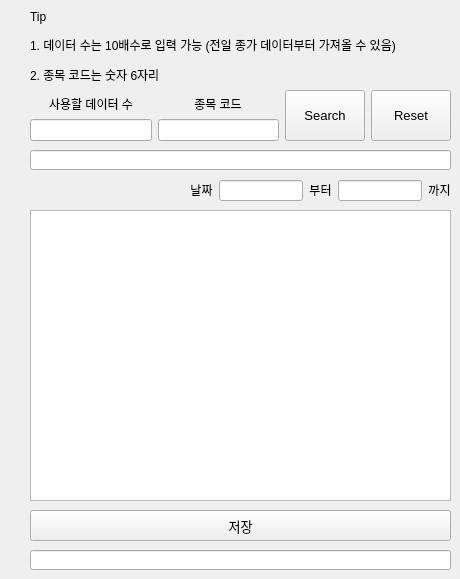
      <widget class="QWidget" name="tab_2">
       <attribute name="title">
        <string>데이터 검색 및 추출</string>
       </attribute>
       <widget class="QLabel" name="tips2">
        <property name="geometry">
         <rect>
          <x>30</x>
          <y>10</y>
          <width>421</width>
          <height>71</height>
         </rect>
        </property>
        <property name="sizePolicy">
         <sizepolicy hsizetype="Fixed" vsizetype="Fixed">
          <horstretch>0</horstretch>
          <verstretch>0</verstretch>
         </sizepolicy>
        </property>
        <property name="font">
         <font>
          <pointsize>9</pointsize>
          <stylestrategy>PreferAntialias</stylestrategy>
         </font>
        </property>
        <property name="frameShape">
         <enum>QFrame::NoFrame</enum>
        </property>
        <property name="frameShadow">
         <enum>QFrame::Plain</enum>
        </property>
        <property name="text">
         <string>&lt;html&gt;&lt;head/&gt;&lt;body&gt;&lt;p&gt;Tip&lt;/p&gt;&lt;p&gt;1. 데이터 수는 10배수로 입력 가능 (전일 종가 데이터부터 가져올 수 있음)&lt;/p&gt;&lt;p&gt;2. 종목 코드는 숫자 6자리&lt;/p&gt;&lt;/body&gt;&lt;/html&gt;</string>
        </property>
        <property name="textFormat">
         <enum>Qt::AutoText</enum>
        </property>
        <property name="alignment">
         <set>Qt::AlignLeading|Qt::AlignLeft|Qt::AlignVCenter</set>
        </property>
       </widget>
       <widget class="QPushButton" name="save_btn2">
        <property name="geometry">
         <rect>
          <x>30</x>
          <y>510</y>
          <width>421</width>
          <height>31</height>
         </rect>
        </property>
        <property name="sizePolicy">
         <sizepolicy hsizetype="Maximum" vsizetype="Ignored">
          <horstretch>0</horstretch>
          <verstretch>0</verstretch>
         </sizepolicy>
        </property>
        <property name="font">
         <font>
          <pointsize>10</pointsize>
          <stylestrategy>PreferAntialias</stylestrategy>
         </font>
        </property>
        <property name="autoFillBackground">
         <bool>false</bool>
        </property>
        <property name="text">
         <string>저장</string>
        </property>
       </widget>
       <widget class="QWidget" name="horizontalLayoutWidget_6">
        <property name="geometry">
         <rect>
          <x>30</x>
          <y>90</y>
          <width>421</width>
          <height>51</height>
         </rect>
        </property>
        <layout class="QHBoxLayout" name="horizontalLayout2_1">
         <item>
          <layout class="QHBoxLayout" name="horizontalLayout2_3">
           <item>
            <layout class="QVBoxLayout" name="verticalLayout2_1">
             <item alignment="Qt::AlignHCenter|Qt::AlignBottom">
              <widget class="QLabel" name="label2_1">
               <property name="sizePolicy">
                <sizepolicy hsizetype="Fixed" vsizetype="Fixed">
                 <horstretch>0</horstretch>
                 <verstretch>0</verstretch>
                </sizepolicy>
               </property>
               <property name="font">
                <font>
                 <pointsize>9</pointsize>
                 <stylestrategy>PreferAntialias</stylestrategy>
                </font>
               </property>
               <property name="text">
                <string>사용할 데이터 수</string>
               </property>
               <property name="alignment">
                <set>Qt::AlignCenter</set>
               </property>
              </widget>
             </item>
             <item>
              <widget class="QLineEdit" name="data_len2">
               <property name="sizePolicy">
                <sizepolicy hsizetype="Ignored" vsizetype="Ignored">
                 <horstretch>0</horstretch>
                 <verstretch>0</verstretch>
                </sizepolicy>
               </property>
               <property name="inputMethodHints">
                <set>Qt::ImhNone</set>
               </property>
               <property name="text">
                <string/>
               </property>
               <property name="alignment">
                <set>Qt::AlignCenter</set>
               </property>
              </widget>
             </item>
            </layout>
           </item>
           <item>
            <layout class="QVBoxLayout" name="verticalLayout2_2">
             <item alignment="Qt::AlignHCenter|Qt::AlignBottom">
              <widget class="QLabel" name="label2_2">
               <property name="sizePolicy">
                <sizepolicy hsizetype="Fixed" vsizetype="Fixed">
                 <horstretch>0</horstretch>
                 <verstretch>0</verstretch>
                </sizepolicy>
               </property>
               <property name="font">
                <font>
                 <pointsize>9</pointsize>
                 <stylestrategy>PreferAntialias</stylestrategy>
                </font>
               </property>
               <property name="text">
                <string>종목 코드</string>
               </property>
               <property name="alignment">
                <set>Qt::AlignCenter</set>
               </property>
              </widget>
             </item>
             <item>
              <widget class="QLineEdit" name="stock_num2">
               <property name="sizePolicy">
                <sizepolicy hsizetype="Ignored" vsizetype="Ignored">
                 <horstretch>0</horstretch>
                 <verstretch>0</verstretch>
                </sizepolicy>
               </property>
               <property name="inputMethodHints">
                <set>Qt::ImhNone</set>
               </property>
               <property name="text">
                <string/>
               </property>
               <property name="alignment">
                <set>Qt::AlignCenter</set>
               </property>
              </widget>
             </item>
            </layout>
           </item>
          </layout>
         </item>
         <item>
          <widget class="QPushButton" name="Search_btn2">
           <property name="sizePolicy">
            <sizepolicy hsizetype="Maximum" vsizetype="Ignored">
             <horstretch>0</horstretch>
             <verstretch>0</verstretch>
            </sizepolicy>
           </property>
           <property name="font">
            <font>
             <pointsize>10</pointsize>
             <stylestrategy>PreferAntialias</stylestrategy>
            </font>
           </property>
           <property name="autoFillBackground">
            <bool>false</bool>
           </property>
           <property name="text">
            <string>Search</string>
           </property>
           <property name="autoDefault">
            <bool>false</bool>
           </property>
          </widget>
         </item>
         <item>
          <widget class="QPushButton" name="Reset_btn2">
           <property name="sizePolicy">
            <sizepolicy hsizetype="Maximum" vsizetype="Ignored">
             <horstretch>0</horstretch>
             <verstretch>0</verstretch>
            </sizepolicy>
           </property>
           <property name="font">
            <font>
             <pointsize>10</pointsize>
             <stylestrategy>PreferAntialias</stylestrategy>
            </font>
           </property>
           <property name="autoFillBackground">
            <bool>false</bool>
           </property>
           <property name="text">
            <string>Reset</string>
           </property>
          </widget>
         </item>
        </layout>
       </widget>
       <widget class="QLineEdit" name="result2_1">
        <property name="geometry">
         <rect>
          <x>30</x>
          <y>150</y>
          <width>421</width>
          <height>20</height>
         </rect>
        </property>
        <property name="font">
         <font>
          <weight>75</weight>
          <bold>true</bold>
         </font>
        </property>
        <property name="cursor">
         <cursorShape>IBeamCursor</cursorShape>
        </property>
        <property name="alignment">
         <set>Qt::AlignCenter</set>
        </property>
        <property name="dragEnabled">
         <bool>true</bool>
        </property>
        <property name="readOnly">
         <bool>true</bool>
        </property>
       </widget>
       <widget class="QWidget" name="horizontalLayoutWidget_3">
        <property name="geometry">
         <rect>
          <x>190</x>
          <y>180</y>
          <width>261</width>
          <height>21</height>
         </rect>
        </property>
        <layout class="QHBoxLayout" name="horizontalLayout2_2">
         <item>
          <widget class="QLabel" name="label2_3">
           <property name="sizePolicy">
            <sizepolicy hsizetype="Fixed" vsizetype="Fixed">
             <horstretch>0</horstretch>
             <verstretch>0</verstretch>
            </sizepolicy>
           </property>
           <property name="font">
            <font>
             <pointsize>9</pointsize>
             <stylestrategy>PreferAntialias</stylestrategy>
            </font>
           </property>
           <property name="text">
            <string>날짜</string>
           </property>
           <property name="alignment">
            <set>Qt::AlignCenter</set>
           </property>
          </widget>
         </item>
         <item>
          <widget class="QLineEdit" name="start_date2">
           <property name="sizePolicy">
            <sizepolicy hsizetype="Ignored" vsizetype="Ignored">
             <horstretch>0</horstretch>
             <verstretch>0</verstretch>
            </sizepolicy>
           </property>
           <property name="inputMethodHints">
            <set>Qt::ImhDigitsOnly</set>
           </property>
           <property name="text">
            <string/>
           </property>
           <property name="alignment">
            <set>Qt::AlignCenter</set>
           </property>
           <property name="readOnly">
            <bool>true</bool>
           </property>
          </widget>
         </item>
         <item>
          <widget class="QLabel" name="label2_4">
           <property name="sizePolicy">
            <sizepolicy hsizetype="Fixed" vsizetype="Fixed">
             <horstretch>0</horstretch>
             <verstretch>0</verstretch>
            </sizepolicy>
           </property>
           <property name="font">
            <font>
             <pointsize>9</pointsize>
             <stylestrategy>PreferAntialias</stylestrategy>
            </font>
           </property>
           <property name="text">
            <string>부터</string>
           </property>
           <property name="alignment">
            <set>Qt::AlignCenter</set>
           </property>
          </widget>
         </item>
         <item>
          <widget class="QLineEdit" name="end_date2">
           <property name="sizePolicy">
            <sizepolicy hsizetype="Ignored" vsizetype="Ignored">
             <horstretch>0</horstretch>
             <verstretch>0</verstretch>
            </sizepolicy>
           </property>
           <property name="inputMethodHints">
            <set>Qt::ImhDigitsOnly</set>
           </property>
           <property name="text">
            <string/>
           </property>
           <property name="alignment">
            <set>Qt::AlignCenter</set>
           </property>
           <property name="readOnly">
            <bool>true</bool>
           </property>
          </widget>
         </item>
         <item>
          <widget class="QLabel" name="label2_5">
           <property name="sizePolicy">
            <sizepolicy hsizetype="Fixed" vsizetype="Fixed">
             <horstretch>0</horstretch>
             <verstretch>0</verstretch>
            </sizepolicy>
           </property>
           <property name="font">
            <font>
             <pointsize>9</pointsize>
             <stylestrategy>PreferAntialias</stylestrategy>
            </font>
           </property>
           <property name="text">
            <string>까지</string>
           </property>
           <property name="alignment">
            <set>Qt::AlignCenter</set>
           </property>
          </widget>
         </item>
        </layout>
       </widget>
       <widget class="QTableView" name="tableView2">
        <property name="geometry">
         <rect>
          <x>30</x>
          <y>210</y>
          <width>421</width>
          <height>291</height>
         </rect>
        </property>
        <property name="sizePolicy">
         <sizepolicy hsizetype="Fixed" vsizetype="Fixed">
          <horstretch>0</horstretch>
          <verstretch>0</verstretch>
         </sizepolicy>
        </property>
       </widget>
       <widget class="QLineEdit" name="result2_2">
        <property name="geometry">
         <rect>
          <x>30</x>
          <y>550</y>
          <width>421</width>
          <height>20</height>
         </rect>
        </property>
        <property name="font">
         <font>
          <weight>75</weight>
          <bold>true</bold>
         </font>
        </property>
        <property name="cursor">
         <cursorShape>IBeamCursor</cursorShape>
        </property>
        <property name="alignment">
         <set>Qt::AlignCenter</set>
        </property>
        <property name="readOnly">
         <bool>true</bool>
        </property>
       </widget>
      </widget>
